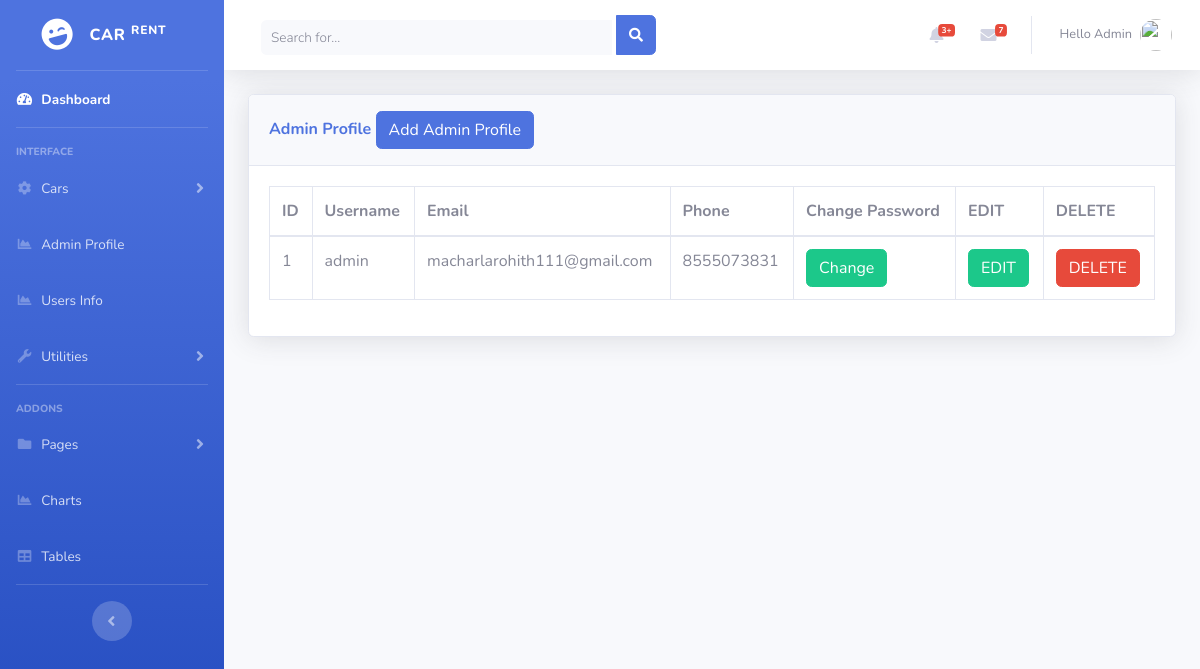
The app's page /admin/register.php (signed in), older data.
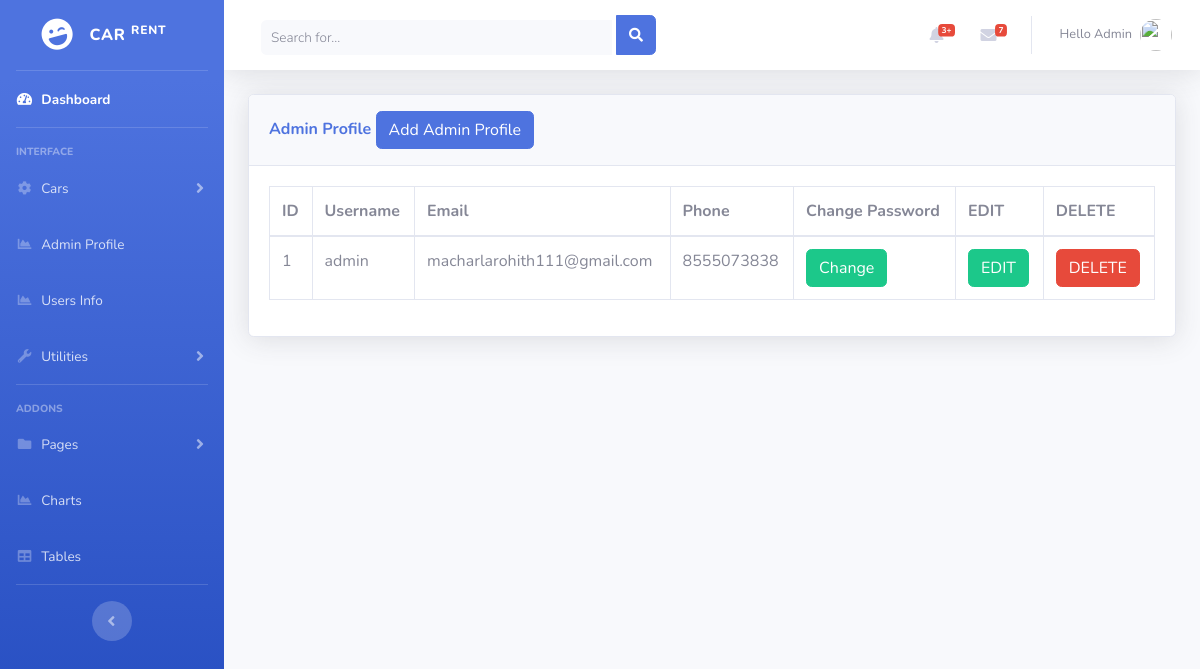
The same page, newer data.
### tables this page shows
CREATE TABLE `admin_register` (
  `id` int(11) NOT NULL,
  `admin_username` varchar(225) NOT NULL,
  `email` varchar(60) NOT NULL,
  `phone` varchar(10) NOT NULL,
  `password` varchar(60) NOT NULL
);

### admin/register.php (the view, shortened to what this page needs)
<?php
include('includes/header.php');
include('includes/navbar.php');
?>
<div class="container-fluid">
  <div class="card shadow mb-4">
    <div class="card-header py-3">
      <h6 class="m-0 font-weight-bold text-primary">Admin Profile
        <button type="button" class="btn btn-primary" data-toggle="modal" data-target="#addadminprofile">
          Add Admin Profile
        </button>
      </h6>
    </div>
    <div class="card-body">
      <div class="table-responsive">
        <?php
        $connection = mysqli_connect("localhost", "root", "", "car_users");
        $query = "SELECT * FROM admin_register";
        $query_run = mysqli_query($connection, $query);
        ?>
        <table class="table table-bordered" id="dataTable" width="100%" cellspacing="0">
          <thead>
            <tr>
              <th> ID </th>
              <th> Username </th>
              <th>Email </th>
              <th>Phone </th>
              <th>Change Password</th>
              <th>EDIT </th>
              <th>DELETE </th>
            </tr>
          </thead>
          <tbody>
            <?php
            if (mysqli_num_rows($query_run) > 0) {
              while ($row = mysqli_fetch_assoc($query_run)) {
            ?>
                <tr>
                  <td><?php echo $row['id']; ?></td>
                  <td><?php echo $row['admin_username']; ?></td>
                  <td><?php echo $row['email']; ?></td>
                  <td><?php echo $row['phone']; ?></td>
                  <td>
                    <form action="register_cp_edit.php" method="post">
                      <button type="submit" name="cpedit_btn" class="btn btn-success"> Change</button>
                    </form>
                  </td>
                  <td>
                    <form action="register_edit.php" method="post">
                      <button type="submit" name="edit_btn" class="btn btn-success"> EDIT</button>
                    </form>
                  </td>
                  <td>
                    <form action="code.php" method="post">
                      <button type="submit" name="delete_btn" class="btn btn-danger"> DELETE</button>
                    </form>
                  </td>
                </tr>
            <?php
              }
            } else {
              echo "No Record Found";
            }
            ?>
          </tbody>
        </table>
      </div>
    </div>
  </div>
</div>

Row changes from the older to the newer data that the page shows:
changed admin_register "admin": phone "8555073831" → "8555073838"
